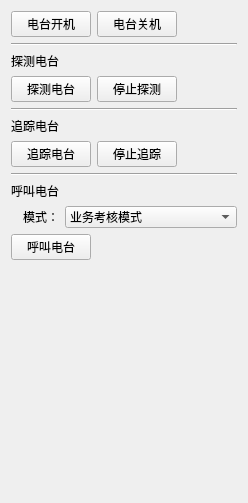
        <widget class="QWidget" name="toolBoxPage2">
         <property name="geometry">
          <rect>
           <x>0</x>
           <y>0</y>
           <width>248</width>
           <height>503</height>
          </rect>
         </property>
         <attribute name="label">
          <string>探测/追踪/呼叫</string>
         </attribute>
         <layout class="QGridLayout" name="gridLayout_3">
          <item row="0" column="0" colspan="2">
           <widget class="QPushButton" name="pushButton_radioOpen">
            <property name="text">
             <string>电台开机</string>
            </property>
           </widget>
          </item>
          <item row="1" column="0" colspan="5">
           <widget class="Line" name="line">
            <property name="orientation">
             <enum>Qt::Horizontal</enum>
            </property>
           </widget>
          </item>
          <item row="3" column="0" colspan="2">
           <widget class="QPushButton" name="pushButton_beginTC">
            <property name="sizePolicy">
             <sizepolicy hsizetype="Expanding" vsizetype="Fixed">
              <horstretch>0</horstretch>
              <verstretch>0</verstretch>
             </sizepolicy>
            </property>
            <property name="maximumSize">
             <size>
              <width>100</width>
              <height>16777215</height>
             </size>
            </property>
            <property name="text">
             <string>探测电台</string>
            </property>
           </widget>
          </item>
          <item row="0" column="2">
           <widget class="QPushButton" name="pushButton_radioClose">
            <property name="text">
             <string>电台关机</string>
            </property>
           </widget>
          </item>
          <item row="6" column="4" rowspan="2">
           <spacer name="horizontalSpacer_3">
            <property name="orientation">
             <enum>Qt::Horizontal</enum>
            </property>
            <property name="sizeHint" stdset="0">
             <size>
              <width>17</width>
              <height>20</height>
             </size>
            </property>
           </spacer>
          </item>
          <item row="5" column="0" rowspan="2">
           <widget class="QLabel" name="label_4">
            <property name="text">
             <string>追踪电台</string>
            </property>
           </widget>
          </item>
          <item row="2" column="0">
           <widget class="QLabel" name="label_3">
            <property name="text">
             <string>探测电台</string>
            </property>
           </widget>
          </item>
          <item row="3" column="2">
           <widget class="QPushButton" name="pushButton_stopTC">
            <property name="sizePolicy">
             <sizepolicy hsizetype="Expanding" vsizetype="Fixed">
              <horstretch>0</horstretch>
              <verstretch>0</verstretch>
             </sizepolicy>
            </property>
            <property name="maximumSize">
             <size>
              <width>100</width>
              <height>16777215</height>
             </size>
            </property>
            <property name="text">
             <string>停止探测</string>
            </property>
           </widget>
          </item>
          <item row="4" column="0" colspan="5">
           <widget class="Line" name="line_2">
            <property name="orientation">
             <enum>Qt::Horizontal</enum>
            </property>
           </widget>
          </item>
          <item row="3" column="4">
           <spacer name="horizontalSpacer_2">
            <property name="orientation">
             <enum>Qt::Horizontal</enum>
            </property>
            <property name="sizeHint" stdset="0">
             <size>
              <width>40</width>
              <height>20</height>
             </size>
            </property>
           </spacer>
          </item>
          <item row="7" column="2">
           <widget class="QPushButton" name="pushButton_stopZZ">
            <property name="sizePolicy">
             <sizepolicy hsizetype="Expanding" vsizetype="Fixed">
              <horstretch>0</horstretch>
              <verstretch>0</verstretch>
             </sizepolicy>
            </property>
            <property name="maximumSize">
             <size>
              <width>100</width>
              <height>16777215</height>
             </size>
            </property>
            <property name="text">
             <string>停止追踪</string>
            </property>
           </widget>
          </item>
          <item row="8" column="0" colspan="5">
           <widget class="Line" name="line_3">
            <property name="orientation">
             <enum>Qt::Horizontal</enum>
            </property>
           </widget>
          </item>
          <item row="9" column="0">
           <widget class="QLabel" name="label_5">
            <property name="text">
             <string>呼叫电台</string>
            </property>
           </widget>
          </item>
          <item row="10" column="0">
           <widget class="QLabel" name="label_6">
            <property name="sizePolicy">
             <sizepolicy hsizetype="Preferred" vsizetype="Preferred">
              <horstretch>0</horstretch>
              <verstretch>0</verstretch>
             </sizepolicy>
            </property>
            <property name="text">
             <string>模式：</string>
            </property>
            <property name="alignment">
             <set>Qt::AlignRight|Qt::AlignTrailing|Qt::AlignVCenter</set>
            </property>
           </widget>
          </item>
          <item row="7" column="0" colspan="2">
           <widget class="QPushButton" name="pushButton_beginZZ">
            <property name="sizePolicy">
             <sizepolicy hsizetype="Expanding" vsizetype="Fixed">
              <horstretch>0</horstretch>
              <verstretch>0</verstretch>
             </sizepolicy>
            </property>
            <property name="maximumSize">
             <size>
              <width>100</width>
              <height>16777215</height>
             </size>
            </property>
            <property name="text">
             <string>追踪电台</string>
            </property>
           </widget>
          </item>
          <item row="12" column="1">
           <spacer name="verticalSpacer_2">
            <property name="orientation">
             <enum>Qt::Vertical</enum>
            </property>
            <property name="sizeHint" stdset="0">
             <size>
              <width>20</width>
              <height>276</height>
             </size>
            </property>
           </spacer>
          </item>
          <item row="11" column="0" colspan="2">
           <widget class="QPushButton" name="pushButton_beginCall">
            <property name="sizePolicy">
             <sizepolicy hsizetype="Expanding" vsizetype="Fixed">
              <horstretch>0</horstretch>
              <verstretch>0</verstretch>
             </sizepolicy>
            </property>
            <property name="maximumSize">
             <size>
              <width>100</width>
              <height>16777215</height>
             </size>
            </property>
            <property name="text">
             <string>呼叫电台</string>
            </property>
           </widget>
          </item>
          <item row="11" column="3" colspan="2">
           <spacer name="horizontalSpacer_4">
            <property name="orientation">
             <enum>Qt::Horizontal</enum>
            </property>
            <property name="sizeHint" stdset="0">
             <size>
              <width>33</width>
              <height>20</height>
             </size>
            </property>
           </spacer>
          </item>
          <item row="10" column="1" colspan="4">
           <widget class="QComboBox" name="comboBox">
            <property name="sizePolicy">
             <sizepolicy hsizetype="Expanding" vsizetype="Fixed">
              <horstretch>0</horstretch>
              <verstretch>0</verstretch>
             </sizepolicy>
            </property>
            <item>
             <property name="text">
              <string>业务考核模式</string>
             </property>
            </item>
            <item>
             <property name="text">
              <string>考核呼叫模式</string>
             </property>
            </item>
           </widget>
          </item>
         </layout>
        </widget>
